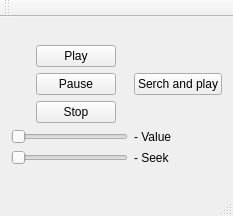
<?xml version="1.0" encoding="UTF-8"?>
<ui version="4.0">
 <class>MainWindow</class>
 <widget class="QMainWindow" name="MainWindow">
  <property name="geometry">
   <rect>
    <x>0</x>
    <y>0</y>
    <width>233</width>
    <height>216</height>
   </rect>
  </property>
  <property name="windowTitle">
   <string>MainWindow</string>
  </property>
  <widget class="QWidget" name="centralWidget">
   <layout class="QVBoxLayout" name="verticalLayout">
    <item>
     <layout class="QGridLayout" name="gridLayout">
      <item row="0" column="1">
       <layout class="QVBoxLayout" name="verticalLayout_2">
        <property name="rightMargin">
         <number>0</number>
        </property>
        <item>
         <widget class="QPushButton" name="pushButton">
          <property name="text">
           <string>Play</string>
          </property>
         </widget>
        </item>
        <item>
         <widget class="QPushButton" name="pushButton_3">
          <property name="text">
           <string>Pause</string>
          </property>
         </widget>
        </item>
        <item>
         <widget class="QPushButton" name="pushButton_4">
          <property name="text">
           <string>Stop</string>
          </property>
         </widget>
        </item>
       </layout>
      </item>
      <item row="0" column="0">
       <spacer name="horizontalSpacer">
        <property name="orientation">
         <enum>Qt::Horizontal</enum>
        </property>
        <property name="sizeHint" stdset="0">
         <size>
          <width>40</width>
          <height>20</height>
         </size>
        </property>
       </spacer>
      </item>
      <item row="2" column="4">
       <widget class="QLabel" name="label_2">
        <property name="text">
         <string>- Seek</string>
        </property>
       </widget>
      </item>
      <item row="2" column="0" colspan="4">
       <widget class="QSlider" name="horizontalSlider_2">
        <property name="orientation">
         <enum>Qt::Horizontal</enum>
        </property>
       </widget>
      </item>
      <item row="0" column="4">
       <widget class="QPushButton" name="pushButton_2">
        <property name="text">
         <string>Serch and play</string>
        </property>
       </widget>
      </item>
      <item row="1" column="4">
       <widget class="QLabel" name="label">
        <property name="text">
         <string>- Value</string>
        </property>
       </widget>
      </item>
      <item row="1" column="0" colspan="4">
       <widget class="QSlider" name="horizontalSlider">
        <property name="orientation">
         <enum>Qt::Horizontal</enum>
        </property>
       </widget>
      </item>
     </layout>
    </item>
   </layout>
  </widget>
  <widget class="QMenuBar" name="menuBar">
   <property name="geometry">
    <rect>
     <x>0</x>
     <y>0</y>
     <width>233</width>
     <height>22</height>
    </rect>
   </property>
  </widget>
  <widget class="QToolBar" name="mainToolBar">
   <attribute name="toolBarArea">
    <enum>TopToolBarArea</enum>
   </attribute>
   <attribute name="toolBarBreak">
    <bool>false</bool>
   </attribute>
  </widget>
  <widget class="QStatusBar" name="statusBar"/>
 </widget>
 <layoutdefault spacing="6" margin="11"/>
 <resources/>
 <connections/>
</ui>
